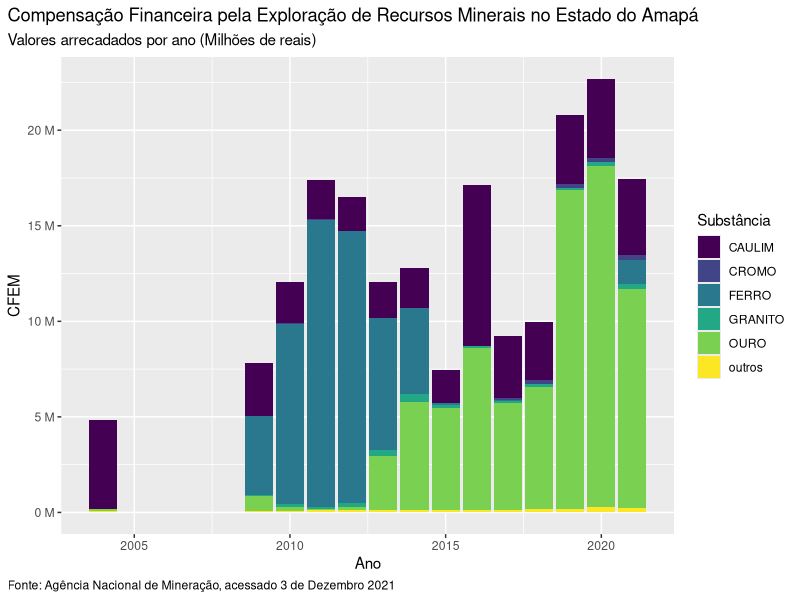

Source code (R):

# Agência Nacional de Mineração	
# https://sistemas.anm.gov.br/arrecadacao/extra/Relatorios/arrecadacao_cfem_substancia.aspx

#Packages
library(tidyverse)
library(readxl)
library(scales)
library(sf)
library(viridis)
dfmin <- read_excel("dados//ANM_CEFM.xlsx", sheet = "CFEM_municipios_mensal", 
                    .name_repair = "universal") 
unique(dfmin$SUBS)
dfmin %>% mutate(SUBS_simples = 
         case_when(SUBS %in% c("MINÉRIO DE OURO", "OURO", "OURO NATIVO") ~"OURO", 
                   SUBS %in% c("COBRE", "MINÉRIO DE COBRE") ~"COBRE", 
                   SUBS %in% c("MINÉRIO DE ESTANHO", "ESTANHO") ~"ESTANHO", 
                   SUBS %in% c("MINÉRIO DE FERRO", "FERRO") ~"FERRO", 
                   SUBS %in% c("MINÉRIO DE MANGANÊS", "MANGANÊS") ~"MANGANÊS", 
                   SUBS %in% c("MINÉRIO DE NIÓBIO", "NIÓBIO") ~"NIÓBIO", 
                   SUBS %in% c("MINÉRIO DE NÍQUEL", "NÍQUEL") ~"NÍQUEL", 
                   SUBS %in% c("MINÉRIO DE TÂNTALO", "TÂNTALO") ~"TÂNTALO", 
                   SUBS %in% c("ÁGUA MINERAL", "ÁGUA POTÁVEL DE MESA") ~"ÁGUA", 
                   SUBS %in% c("ARGILA", "ARGILA P/CER. VERMELH") ~"ARGILA", 
                   SUBS %in% c("ALUMÍNIO", "BAUXITA") ~"ALUMÍNIO/BAUXITA", 
                   SUBS %in% c("CASCALHO", "SEIXOS") ~"CASCALHO/SEIXOS", 
                   SUBS %in% c("GRANITO", "GRANITO P/ BRITA") ~"GRANITO",
                   SUBS %in% c("AREIA", "SAIBRO") ~"AREIA/SAIBRO",
                   TRUE~ as.character(SUBS))) -> dfmin
unique(dfmin$SUBS_simples)
# Substancias mais importantes?
# OURO (72.4, 58 Milhoes) e CAULIM (22.5, 18 Milhoes) = 94.9% (76 Milhoes)
dfmin %>% filter(ano_ref %in% c(2021, 2020, 2019, 2018, 2017)) %>% 
  group_by(SUBS_simples) %>% 
  summarise(total_cefm_2017_2021 = sum(Total_ano, na.rm=TRUE)) %>% 
  ungroup() %>% arrange(desc(total_cefm_2017_2021)) %>% 
  mutate(csum_cefm = cumsum(total_cefm_2017_2021)) %>% 
  mutate(per_cefm = (total_cefm_2017_2021 / max(csum_cefm)) *100, 
         cper_cefm = (csum_cefm / max(csum_cefm)) *100)

dfmin %>% mutate(SUBS_main = 
                   case_when(!(SUBS_simples %in% c( "OURO", "CAULIM", "FERRO", "CROMO", "GRANITO")) ~"outros", 
                             TRUE~ as.character(SUBS_simples))) -> dfmin

# Municipios mais importantes? 
# PEDRA BRANCA DO AMAPARI (68.0, 54.5 Milhoes) e 
# VITÓRIA DO JARI (22.2, 18 Milhoes) = 90.2% , 72.3 Milhoes
dfmin %>% filter(ano_ref %in% c(2021, 2020, 2019, 2018, 2017)) %>% 
  group_by(municipio) %>% 
  summarise(total_cefm_2017_2021 = sum(Total_ano, na.rm=TRUE)) %>% 
  ungroup() %>% arrange(desc(total_cefm_2017_2021)) %>% 
  mutate(csum_cefm = cumsum(total_cefm_2017_2021)) %>% 
  mutate(per_cefm = (total_cefm_2017_2021 / max(csum_cefm)) *100, 
         cper_cefm = (csum_cefm / max(csum_cefm)) *100)

#From 2004 - 2021 median of 12 million per year (2.5 to 22.7 million)
dfmin %>% 
  group_by(ano_ref) %>% 
  summarise(tot_ano = sum(Total_ano)) %>% pull(tot_ano) %>% summary()
#    Min.  1st Qu.   Median     Mean  3rd Qu.     Max. 
# 2523881  8185106 12439864 12761625 17318068 22704380

dfmin %>% filter(!is.na(SUBS_simples)) %>%
  group_by(ano_ref, SUBS_main) %>% 
  summarise(tot_ano = sum(Total_ano)) %>% 
  ggplot(aes(x = ano_ref, y = tot_ano)) + 
  geom_col(aes(fill = SUBS_main)) + 
  scale_y_continuous(labels = label_number(suffix = " M", scale = 1e-6)) + 
  scale_fill_viridis("Substância", discrete = TRUE) + 
  labs(title = "Compensação Financeira pela Exploração de Recursos Minerais no Estado do Amapá", 
       subtitle = "Valores arrecadados por ano (Milhões de reais)",
       x="Ano", y="CFEM",
       caption = "Fonte: Agência Nacional de Mineração, acessado 3 de Dezembro 2021") +
  theme(plot.title.position = "plot", 
        plot.caption.position = "plot", 
        plot.caption = element_text(hjust = 0))

dfmin %>% 
  group_by(ano, ano_ref) %>% 
  summarise(tot_ano = sum(Total_ano)) %>% 
  ungroup() %>%
  group_by(ano) %>%
  summarise(count_ano = length(unique(ano_ref)),
            first_ano = min(ano_ref), 
            last_ano = max(ano_ref),
              mean_cefm = mean(tot_ano, na.rm=TRUE)) %>% 
  left_join(
dfmin %>% 
  group_by(ano, municipio) %>% 
  summarise(total_cefm = sum(Total_ano, na.rm=TRUE)) %>% 
  ungroup() %>% 
  group_by(ano) %>% 
  arrange(ano, desc(total_cefm)) %>% 
  mutate(csum_cefm = cumsum(total_cefm)) %>% 
  mutate(per_cefm = (total_cefm / max(csum_cefm)) *100, 
         cper_cefm = (csum_cefm / max(csum_cefm)) *100)
) -> dfcefm
